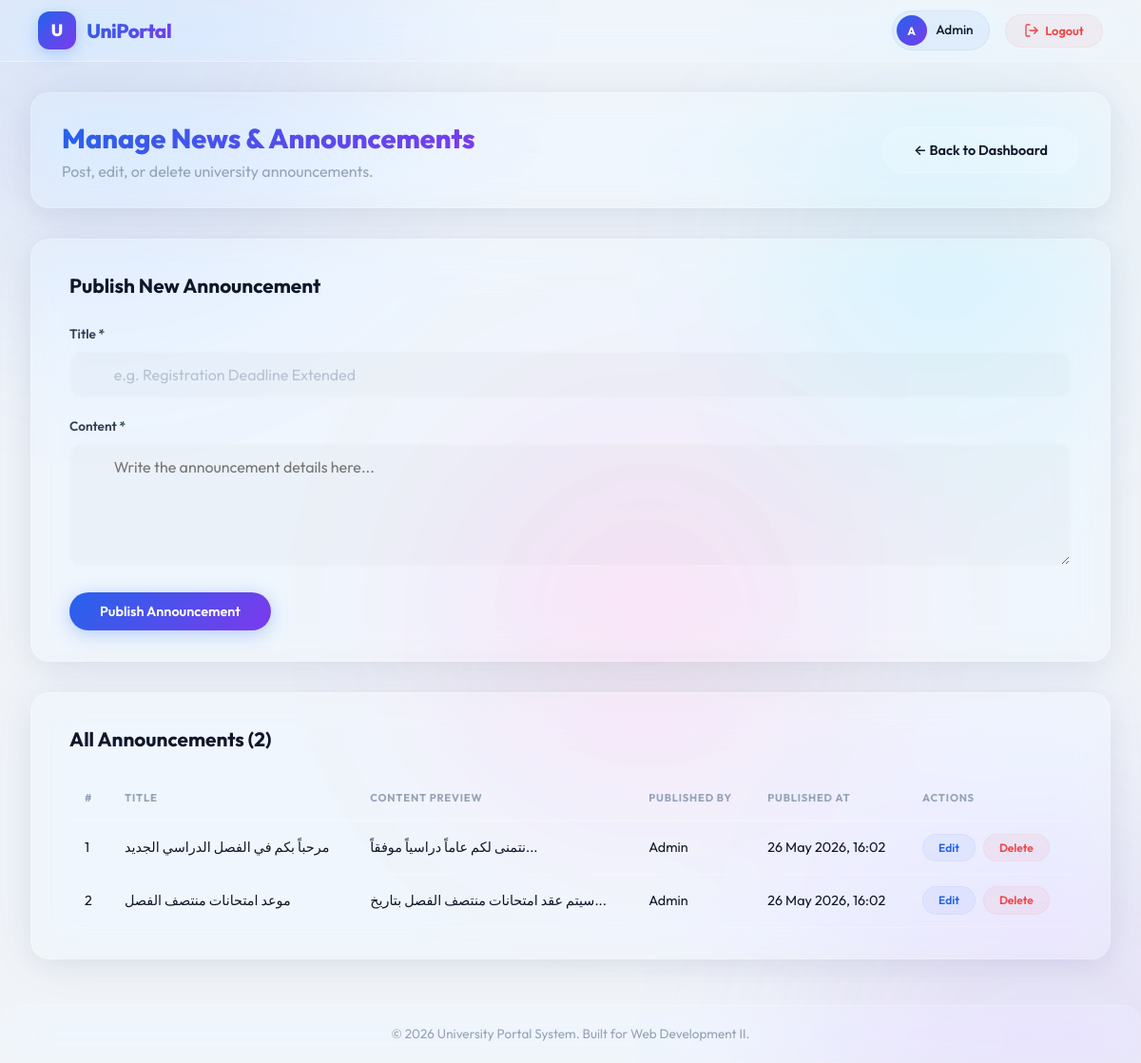
The app's page /news.php (signed in) with its own data.
### tables this page shows
CREATE TABLE IF NOT EXISTS `news` (
    `id` INT AUTO_INCREMENT PRIMARY KEY,
    `created_by` INT NOT NULL,
    `title` VARCHAR(255) NOT NULL,
    `content` TEXT NOT NULL,
    `published_at` TIMESTAMP DEFAULT CURRENT_TIMESTAMP,
    FOREIGN KEY (`created_by`) REFERENCES `users`(`id`) ON DELETE CASCADE
);

CREATE TABLE IF NOT EXISTS `users` (
    `id` INT AUTO_INCREMENT PRIMARY KEY,
    `name` VARCHAR(100) NOT NULL,
    `email` VARCHAR(100) UNIQUE NOT NULL,
    `password` VARCHAR(255) NOT NULL,
    `role` ENUM('admin', 'student') DEFAULT 'student',
    `created_at` TIMESTAMP DEFAULT CURRENT_TIMESTAMP
);

### config/Database.php (called while the page is built, shortened)
<?php
class Database {
    private static $instance = null;
    private $pdo;
    private $host = 'localhost';
    private $db_name = 'university_portal';
    private $username = 'root';
    private $password = '';
    private function __construct() {
        try {
            $dsn = "mysql:host={$this->host};dbname={$this->db_name};charset=utf8mb4";
            $options = [
                PDO::ATTR_ERRMODE => PDO::ERRMODE_EXCEPTION,
                PDO::ATTR_DEFAULT_FETCH_MODE => PDO::FETCH_ASSOC,
                PDO::ATTR_EMULATE_PREPARES => false,
            ];
            $this->pdo = new PDO($dsn, $this->username, $this->password, $options);
        } catch (PDOException $e) {
            die("خطأ في الاتصال بقاعدة البيانات: " . $e->getMessage());
        }
    }
    public static function getInstance() {
        if (self::$instance === null) {
            self::$instance = new Database();
        }
        return self::$instance;
    }
    public function getConnection() {
        return $this->pdo;
    }
}
?>

### classes/News.php (called while the page is built, shortened)
<?php
require_once __DIR__ . '/../config/Database.php';
class News {
    private $db;
    public function __construct() {
        $this->db = Database::getInstance()->getConnection();
    }
    public function getAll() {
        $query = "
            SELECT n.*, u.name AS author_name
            FROM news n
            LEFT JOIN users u ON n.created_by = u.id
            ORDER BY n.published_at DESC
        ";
        return $this->db->query($query)->fetchAll();
    }
}
?>

### public/news.php (the view, shortened to what this page needs)
<?php
require_once __DIR__ . '/../classes/News.php';
$news = new News();
$editData = null;
$allNews = $news->getAll();
require_once __DIR__ . '/../includes/header.php';
?>
<div class="page-header glass-panel">
    <div>
        <h2>Manage News &amp; Announcements</h2>
        <p>Post, edit, or delete university announcements.</p>
    </div>
    <a href="admin_dashboard.php" class="btn btn-secondary">&#8592; Back to Dashboard</a>
</div>
<div class="form-panel glass-panel">
    <h3><?php echo $editData ? 'Edit Announcement' : 'Publish New Announcement'; ?></h3>
    <form method="POST" action="news.php">
        <div class="input-group">
            <label for="title">Title *</label>
            <input type="text" id="title" name="title" required
                   value="<?php echo htmlspecialchars($editData['title'] ?? ''); ?>"
                   placeholder="e.g. Registration Deadline Extended">
        </div>
        <div class="input-group">
            <label for="content">Content *</label>
            <textarea id="content" name="content" rows="5" required
                      placeholder="Write the announcement details here..."><?php echo htmlspecialchars($editData['content'] ?? ''); ?></textarea>
        </div>
        <div class="form-actions">
            <button type="submit" class="btn btn-primary">
                <?php echo $editData ? 'Update Announcement' : 'Publish Announcement'; ?>
            </button>
        </div>
    </form>
</div>
<div class="table-panel glass-panel">
    <h3>All Announcements (<?php echo count($allNews); ?>)</h3>
    <?php if (empty($allNews)): ?>
        <p class="empty-msg">No announcements yet. Publish one above!</p>
    <?php else: ?>
    <table class="data-table">
        <thead>
            <tr>
                <th>#</th>
                <th>Title</th>
                <th>Content Preview</th>
                <th>Published By</th>
                <th>Published At</th>
                <th>Actions</th>
            </tr>
        </thead>
        <tbody>
            <?php foreach ($allNews as $n): ?>
            <tr>
                <td><?php echo $n['id']; ?></td>
                <td><?php echo htmlspecialchars($n['title']); ?></td>
                <td><?php echo htmlspecialchars(substr($n['content'], 0, 80)) . (strlen($n['content']) > 80 ? '...' : ''); ?></td>
                <td><?php echo htmlspecialchars($n['author_name']); ?></td>
                <td><?php echo date('d M Y, H:i', strtotime($n['published_at'])); ?></td>
                <td class="actions">
                    <a href="news.php?edit=<?php echo $n['id']; ?>" class="btn-edit">Edit</a>
                    <a href="news.php?delete=<?php echo $n['id']; ?>"
                       class="btn-delete"
                       onclick="return confirm('Delete this announcement?')">Delete</a>
                </td>
            </tr>
            <?php endforeach; ?>
        </tbody>
    </table>
    <?php endif; ?>
</div>
<?php require_once __DIR__ . '/../includes/footer.php'; ?>

### records on screen
news: id "1", title "مرحباً بكم في الفصل الدراسي الجديد", content "نتمنى لكم عاماً دراسياً موفقاً...", created_by.name "Admin", published_at "26 May 2026, 16:02"
news: id "2", title "موعد امتحانات منتصف الفصل", content "سيتم عقد امتحانات منتصف الفصل بتاريخ...", created_by.name "Admin", published_at "26 May 2026, 16:02"

### other values on screen
substr($_SESSION['user_name'] ?? 'U', 0, 1) "A"
$_SESSION['user_name'] "Admin"
count($allNews) "2"
